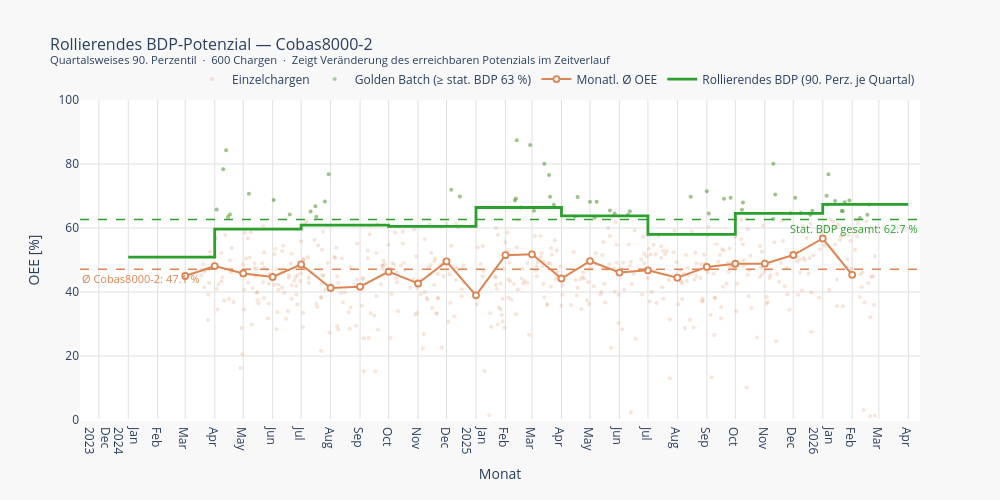

The code cell stored with this chart in its notebook:
### Code cell
import plotly.graph_objects as go

# ── 6 · Cobas8000-2 — rollierendes BDP-Potenzial (dynamisches 90. Perzentil) ─
#
# Statt einer einzigen statischen Linie über 24 Monate wird das 90. Perzentil
# quartalsweise neu berechnet. Das ergibt eine Treppenlinie, die zeigt, wie
# sich das erreichbare Potenzial der Anlage im Zeitverlauf verändert hat.
#
# Methodik:
#   - Perioden: Q1 2024, Q2 2024, … Q4 2025, Q1 2026
#   - Je Quartal: 90. Perzentil aller Chargen dieses Quartals
#   - Darstellung als Treppenstufe (step="post"): der Wert gilt ab Quartalsbeginn
#     bis das nächste Quartal beginnt.
#
# Warum Quartale und nicht Monate?
#   Ein monatliches Perzentil ist bei oft nur 20–40 Chargen pro Monat statistisch
#   instabil (ein einzelner Ausreißer bewegt das 90. Perz. stark). Quartale
#   bündeln ~60–120 Chargen und liefern robustere Schätzwerte.

# df2 und target_oee2 / overall_mean2 stammen aus der vorherigen Zelle.
# Sicherheitshalber explizit referenzieren:
_df = df2.copy()
_df["quarter"] = _df["start"].dt.to_period("Q")

# 90. Perzentil je Quartal berechnen.
# min_count=1 stellt sicher, dass Quartale mit nur wenigen Chargen nicht
# stillschweigend übersprungen werden.
bdp_quarterly = (
    _df.groupby("quarter")["oee_pct"]
    .quantile(0.90)
    .reset_index()
    .rename(columns={"oee_pct": "bdp_q90"})
)

# Quartal → Zeitstempel (Quartalsbeginn) für die X-Achse
bdp_quarterly["q_start"] = bdp_quarterly["quarter"].dt.to_timestamp("D", how="start")

# Quartal-Ende für die Treppenstufe: letzter Tag des Quartals als nächster
# Quartalsbeginn. So reicht jede Stufe exakt bis zum nächsten Quartalswechsel.
bdp_quarterly["q_end"] = bdp_quarterly["quarter"].dt.to_timestamp("D", how="end")

# Für eine saubere Treppenlinie in Plotly: jeden Wert zweimal eintragen –
# einmal am Anfang der Periode, einmal am Ende. Das ergibt exakt waagerechte
# Stufen ohne diagonale Verbindungslinien.
step_x, step_y = [], []
for _, row in bdp_quarterly.iterrows():
    step_x += [row["q_start"], row["q_end"]]
    step_y += [row["bdp_q90"], row["bdp_q90"]]

# Annotationstext je Quartal für den Hover-Tooltip
bdp_quarterly["label"] = bdp_quarterly.apply(
    lambda r: f"Q{r['quarter'].quarter} {r['quarter'].year}: {r['bdp_q90']:.1f} %", axis=1
)

print("Rollierendes BDP-Potenzial (90. Perzentil je Quartal):\n")
for _, row in bdp_quarterly.iterrows():
    n = int(_df[_df["quarter"] == row["quarter"]]["oee_pct"].count())
    print(f"  {row['label']}  ({n} Chargen)")

print(f"\n  Statisches Gesamt-BDP zum Vergleich: {target_oee2:.1f} %")
print(f"  Gesamtmittelwert Status Quo:          {overall_mean2:.1f} %")

# ─── Diagramm ────────────────────────────────────────────────────────────────
fig_rolling = go.Figure()

# Trace 1: Einzelchargen (Standard, orange blass)
fig_rolling.add_trace(go.Scatter(
    x=df2["start"], y=df2["oee_pct"],
    mode="markers", name="Einzelchargen",
    marker=dict(color="#DD8452", size=4, opacity=0.22),
    hovertemplate="Datum: %{x|%Y-%m-%d}<br>OEE: %{y:.1f} %<extra>Einzelcharge</extra>",
))

# Trace 2: Golden Batches (grün, leicht opaker)
mask_golden_r = df2["oee_pct"] >= target_oee2
fig_rolling.add_trace(go.Scatter(
    x=df2[mask_golden_r]["start"], y=df2[mask_golden_r]["oee_pct"],
    mode="markers", name=f"Golden Batch (≥ stat. BDP {target_oee2:.0f} %)",
    marker=dict(color="#2CA02C", size=4, opacity=0.45, symbol="circle"),
    hovertemplate=(
        "<b>Golden Batch</b><br>Datum: %{x|%Y-%m-%d}<br>OEE: %{y:.1f} %"
        "<extra>Golden Batch</extra>"
    ),
))

# Trace 3: monatliche Mittelwertlinie
fig_rolling.add_trace(go.Scatter(
    x=monthly2["month_dt"], y=monthly2["mean"],
    mode="lines+markers", name="Monatl. Ø OEE",
    line=dict(color="#DD8452", width=2.0),
    marker=dict(size=6, color="white", line=dict(color="#DD8452", width=1.8)),
    hovertemplate=(
        "<b>%{x|%B %Y}</b><br>Ø OEE: %{y:.1f} %<extra></extra>"
    ),
))

# Trace 4: rollierendes BDP → Treppenlinie (grün, durchgezogen, etwas breiter)
# Die Treppenlinie zeigt, wie das erreichbare Potenzial je Quartal variiert.
# Eine steigende Stufe = Maschine hat in diesem Quartal besser abgeschnitten.
# Eine sinkende Stufe = das Potenzial-Niveau war in diesem Quartal geringer
#   (z. B. wegen Umbau, Produktmix-Wechsel, saisonaler Belastung).
fig_rolling.add_trace(go.Scatter(
    x=step_x, y=step_y,
    mode="lines", name="Rollierendes BDP (90. Perz. je Quartal)",
    line=dict(color="#2CA02C", width=2.8),
    hoverinfo="skip",
))

# Invisible hover-Punkte je Quartal mit aussagekräftigem Tooltip
fig_rolling.add_trace(go.Scatter(
    x=bdp_quarterly["q_start"], y=bdp_quarterly["bdp_q90"],
    mode="markers",
    name="BDP je Quartal (Hover)",
    marker=dict(color="#2CA02C", size=10, opacity=0),   # unsichtbar
    showlegend=False,
    hovertemplate=(
        "<b>%{customdata}</b>"
        "<extra>Rollierendes BDP</extra>"
    ),
    customdata=bdp_quarterly["label"],
))

# Statische Gesamt-BDP-Referenzlinie (grün, gestrichelt) zum Vergleich
fig_rolling.add_hline(
    y=target_oee2,
    line=dict(color="#2CA02C", width=1.5, dash="dash"),
    annotation_text=f"Stat. BDP gesamt: {target_oee2:.1f} %",
    annotation_position="bottom right",
    annotation_font=dict(color="#2CA02C", size=11),
)

# Gesamtmittelwert (orange, gestrichelt)
fig_rolling.add_hline(
    y=overall_mean2,
    line=dict(color="#DD8452", width=1.5, dash="dash"),
    annotation_text=f"Ø {LINE2_LABEL}: {overall_mean2:.1f} %",
    annotation_position="bottom left",
    annotation_font=dict(color="#DD8452", size=11),
)

fig_rolling.update_layout(
    title=dict(
        text=(
            f"Rollierendes BDP-Potenzial — {LINE2_LABEL}<br>"
            f"<sup>Quartalsweises 90. Perzentil  ·  {len(df2)} Chargen  ·  "
            f"Zeigt Veränderung des erreichbaren Potenzials im Zeitverlauf</sup>"
        ),
        font=dict(size=16),
    ),
    xaxis=dict(
        title="Monat", tickformat="%b\n%Y", dtick="M1",
        showgrid=True, gridcolor="#e0e0e0",
    ),
    yaxis=dict(
        title="OEE [%]", range=[0, 100],
        showgrid=True, gridcolor="#e0e0e0",
    ),
    legend=dict(orientation="h", yanchor="bottom", y=1.02, xanchor="right", x=1),
    plot_bgcolor="white", paper_bgcolor="#f8f8f8",
    width=1000, height=500, hovermode="x unified",
)

fig_rolling.show()

### Figure 1 — Plotly figure (JSON) as saved in the notebook; plotly's stock layout.template omitted (floating-point values rounded to 4 significant figures; data arrays with more than 128 entries replaced by an {"elided": "..."} marker saying what was removed)
{"data": [{"hovertemplate": "Datum: %{x|%Y-%m-%d}<br>OEE: %{y:.1f} %<extra>Einzelcharge</extra>", "marker": {"color": "#DD8452", "opacity": 0.22, "size": 4}, "mode": "markers", "name": "Einzelchargen", "type": "scatter", "x": {"elided": "600 str values"}, "y": {"elided": "600 float values"}}, {"hovertemplate": "<b>Golden Batch</b><br>Datum: %{x|%Y-%m-%d}<br>OEE: %{y:.1f} %<extra>Golden Batch</extra>", "marker": {"color": "#2CA02C", "opacity": 0.45, "size": 4, "symbol": "circle"}, "mode": "markers", "name": "Golden Batch (≥ stat. BDP 63 %)", "type": "scatter", "x": ["2025-03-24T00:00:00.000000", "2024-12-06T00:00:00.000000", "2025-03-20T00:00:00.000000", "2025-06-12T00:00:00.000000", "2025-10-09T00:00:00.000000", "2026-01-21T00:00:00.000000", "2024-05-07T00:00:00.000000", "2024-07-17T00:00:00.000000", "2026-01-22T00:00:00.000000", "2025-03-19T00:00:00.000000", "2024-04-13T00:00:00.000000", "2024-04-10T00:00:00.000000", "2025-02-13T00:00:00.000000", "2025-09-19T00:00:00.000000", "2025-03-03T00:00:00.000000", "2024-07-11T00:00:00.000000", "2024-07-16T00:00:00.000000", "2026-02-17T00:00:00.000000", "2025-11-28T00:00:00.000000", "2025-04-15T00:00:00.000000", "2025-08-15T00:00:00.000000", "2025-09-01T00:00:00.000000", "2026-01-07T00:00:00.000000", "2025-05-27T00:00:00.000000", "2025-05-22T00:00:00.000000", "2025-12-21T00:00:00.000000", "2025-05-01T00:00:00.000000", "2025-12-19T00:00:00.000000", "2026-01-14T00:00:00.000000", "2025-04-18T00:00:00.000000", "2026-02-19T00:00:00.000000", "2025-03-14T00:00:00.000000", "2024-06-02T00:00:00.000000", "2025-02-27T00:00:00.000000", "2024-07-30T00:00:00.000000", "2025-02-17T00:00:00.000000", "2025-09-03T00:00:00.000000", "2025-11-10T00:00:00.000000", "2026-01-05T00:00:00.000000", "2025-02-11T00:00:00.000000", "2025-05-06T00:00:00.000000", "2025-12-09T00:00:00.000000", "2024-12-15T00:00:00.000000", "2025-06-10T00:00:00.000000", "2025-09-26T00:00:00.000000", "2024-06-19T00:00:00.000000", "2026-02-09T00:00:00.000000", "2026-01-29T00:00:00.000000", "2025-11-10T00:00:00.000000", "2025-11-12T00:00:00.000000", "2025-10-08T00:00:00.000000", "2026-01-24T00:00:00.000000", "2024-07-26T00:00:00.000000", "2025-02-12T00:00:00.000000", "2024-04-15T00:00:00.000000", "2024-04-17T00:00:00.000000", "2024-04-03T00:00:00.000000", "2025-12-03T00:00:00.000000", "2026-01-06T00:00:00.000000", "2025-05-08T00:00:00.000000"], "y": [67.27, 71.98, 69.75, 65.25, 67.98, 65.35, 70.71, 63.51, 65.22, 76.59, 84.3, 78.39, 87.44, 69.17, 65.4, 65.16, 66.82, 64.13, 64.6, 63.61, 69.79, 71.49, 76.77, 64.51, 65.47, 65.36, 68.19, 64.12, 68.47, 69.66, 67.37, 80.07, 68.72, 85.9, 76.82, 66.41, 64.53, 62.84, 70.05, 68.61, 63.3, 64.73, 69.82, 64.13, 69.46, 64.23, 63.09, 68.56, 80.07, 70.46, 65.69, 68.06, 68.28, 69.22, 63.44, 64.23, 65.77, 69.43, 67.34, 68.17]}, {"hovertemplate": "<b>%{x|%B %Y}</b><br>Ø OEE: %{y:.1f} %<extra></extra>", "line": {"color": "#DD8452", "width": 2}, "marker": {"color": "white", "line": {"color": "#DD8452", "width": 1.8}, "size": 6}, "mode": "lines+markers", "name": "Monatl. Ø OEE", "type": "scatter", "x": ["2024-03-01T00:00:00.000000", "2024-04-01T00:00:00.000000", "2024-05-01T00:00:00.000000", "2024-06-01T00:00:00.000000", "2024-07-01T00:00:00.000000", "2024-08-01T00:00:00.000000", "2024-09-01T00:00:00.000000", "2024-10-01T00:00:00.000000", "2024-11-01T00:00:00.000000", "2024-12-01T00:00:00.000000", "2025-01-01T00:00:00.000000", "2025-02-01T00:00:00.000000", "2025-03-01T00:00:00.000000", "2025-04-01T00:00:00.000000", "2025-05-01T00:00:00.000000", "2025-06-01T00:00:00.000000", "2025-07-01T00:00:00.000000", "2025-08-01T00:00:00.000000", "2025-09-01T00:00:00.000000", "2025-10-01T00:00:00.000000", "2025-11-01T00:00:00.000000", "2025-12-01T00:00:00.000000", "2026-01-01T00:00:00.000000", "2026-02-01T00:00:00.000000"], "y": [45.0, 48.11, 45.8, 44.69, 48.63, 41.27, 41.66, 46.35, 42.66, 49.56, 38.97, 51.5, 51.79, 44.22, 49.68, 46.08, 46.77, 44.48, 47.84, 48.82, 48.85, 51.56, 56.72, 45.37]}, {"hoverinfo": "skip", "line": {"color": "#2CA02C", "width": 2.8}, "mode": "lines", "name": "Rollierendes BDP (90. Perz. je Quartal)", "type": "scatter", "x": ["2024-01-01T00:00:00", "2024-03-31T23:59:59.999999", "2024-04-01T00:00:00", "2024-06-30T23:59:59.999999", "2024-07-01T00:00:00", "2024-09-30T23:59:59.999999", "2024-10-01T00:00:00", "2024-12-31T23:59:59.999999", "2025-01-01T00:00:00", "2025-03-31T23:59:59.999999", "2025-04-01T00:00:00", "2025-06-30T23:59:59.999999", "2025-07-01T00:00:00", "2025-09-30T23:59:59.999999", "2025-10-01T00:00:00", "2025-12-31T23:59:59.999999", "2026-01-01T00:00:00", "2026-03-31T23:59:59.999999"], "y": [50.88, 50.88, 59.62, 59.62, 60.92, 60.92, 60.48, 60.48, 66.41, 66.41, 63.82, 63.82, 58.0, 58.0, 64.55, 64.55, 67.36, 67.36]}, {"customdata": ["Q1 2024: 50.9 %", "Q2 2024: 59.6 %", "Q3 2024: 60.9 %", "Q4 2024: 60.5 %", "Q1 2025: 66.4 %", "Q2 2025: 63.8 %", "Q3 2025: 58.0 %", "Q4 2025: 64.6 %", "Q1 2026: 67.4 %"], "hovertemplate": "<b>%{customdata}</b><extra>Rollierendes BDP</extra>", "marker": {"color": "#2CA02C", "opacity": 0, "size": 10}, "mode": "markers", "name": "BDP je Quartal (Hover)", "showlegend": false, "type": "scatter", "x": ["2024-01-01T00:00:00.000000", "2024-04-01T00:00:00.000000", "2024-07-01T00:00:00.000000", "2024-10-01T00:00:00.000000", "2025-01-01T00:00:00.000000", "2025-04-01T00:00:00.000000", "2025-07-01T00:00:00.000000", "2025-10-01T00:00:00.000000", "2026-01-01T00:00:00.000000"], "y": [50.88, 59.62, 60.92, 60.48, 66.41, 63.82, 58.0, 64.55, 67.36]}], "layout": {"annotations": [{"font": {"color": "#2CA02C", "size": 11}, "showarrow": false, "text": "Stat. BDP gesamt: 62.7 %", "x": 1, "xanchor": "right", "xref": "x domain", "y": 62.68, "yanchor": "top", "yref": "y"}, {"font": {"color": "#DD8452", "size": 11}, "showarrow": false, "text": "Ø Cobas8000-2: 47.1 %", "x": 0, "xanchor": "left", "xref": "x domain", "y": 47.13, "yanchor": "top", "yref": "y"}], "height": 500, "hovermode": "x unified", "legend": {"orientation": "h", "x": 1, "xanchor": "right", "y": 1.02, "yanchor": "bottom"}, "paper_bgcolor": "#f8f8f8", "plot_bgcolor": "white", "shapes": [{"line": {"color": "#2CA02C", "dash": "dash", "width": 1.5}, "type": "line", "x0": 0, "x1": 1, "xref": "x domain", "y0": 62.68, "y1": 62.68, "yref": "y"}, {"line": {"color": "#DD8452", "dash": "dash", "width": 1.5}, "type": "line", "x0": 0, "x1": 1, "xref": "x domain", "y0": 47.13, "y1": 47.13, "yref": "y"}], "title": {"font": {"size": 16}, "text": "Rollierendes BDP-Potenzial — Cobas8000-2<br><sup>Quartalsweises 90. Perzentil  ·  600 Chargen  ·  Zeigt Veränderung des erreichbaren Potenzials im Zeitverlauf</sup>"}, "width": 1000, "xaxis": {"dtick": "M1", "gridcolor": "#e0e0e0", "showgrid": true, "tickformat": "%b\n%Y", "title": {"text": "Monat"}}, "yaxis": {"gridcolor": "#e0e0e0", "range": [0, 100], "showgrid": true, "title": {"text": "OEE [%]"}}}}
